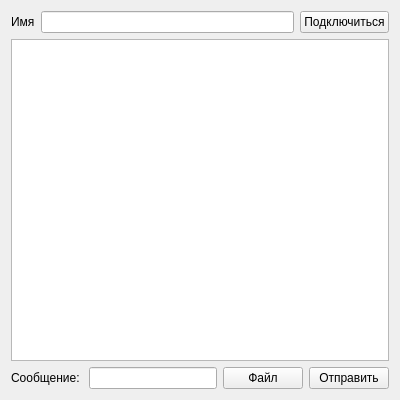
<?xml version="1.0" encoding="UTF-8"?>
<ui version="4.0">
 <class>Widget</class>
 <widget class="QWidget" name="Widget">
  <property name="geometry">
   <rect>
    <x>0</x>
    <y>0</y>
    <width>400</width>
    <height>400</height>
   </rect>
  </property>
  <property name="minimumSize">
   <size>
    <width>400</width>
    <height>400</height>
   </size>
  </property>
  <property name="windowTitle">
   <string>Клиент чата</string>
  </property>
  <layout class="QGridLayout" name="gridLayout">
   <item row="0" column="0">
    <layout class="QVBoxLayout" name="verticalLayout">
     <item>
      <layout class="QHBoxLayout" name="horizontalLayout_2">
       <item>
        <widget class="QLabel" name="label">
         <property name="text">
          <string>Имя</string>
         </property>
        </widget>
       </item>
       <item>
        <widget class="QLineEdit" name="nickname"/>
       </item>
       <item>
        <widget class="QPushButton" name="bind">
         <property name="text">
          <string>Подключиться</string>
         </property>
        </widget>
       </item>
      </layout>
     </item>
     <item>
      <widget class="QTextEdit" name="textEdit">
       <property name="readOnly">
        <bool>true</bool>
       </property>
      </widget>
     </item>
     <item>
      <layout class="QHBoxLayout" name="horizontalLayout">
       <item>
        <widget class="QLabel" name="label_2">
         <property name="text">
          <string>Сообщение: </string>
         </property>
        </widget>
       </item>
       <item>
        <widget class="QLineEdit" name="message"/>
       </item>
       <item>
        <widget class="QPushButton" name="file">
         <property name="text">
          <string>Файл</string>
         </property>
        </widget>
       </item>
       <item>
        <widget class="QPushButton" name="send">
         <property name="text">
          <string>Отправить</string>
         </property>
        </widget>
       </item>
      </layout>
     </item>
    </layout>
   </item>
  </layout>
 </widget>
 <resources/>
 <connections/>
</ui>
